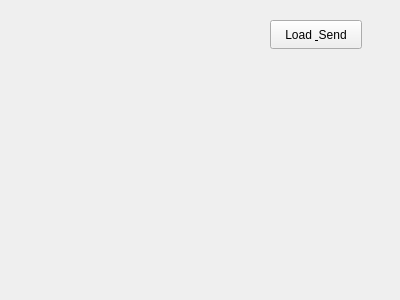
<?xml version="1.0" encoding="UTF-8"?>
<ui version="4.0">
 <class>pyImgDec</class>
 <widget class="QWidget" name="pyImgDec">
  <property name="geometry">
   <rect>
    <x>0</x>
    <y>0</y>
    <width>400</width>
    <height>300</height>
   </rect>
  </property>
  <property name="windowTitle">
   <string>Image Decoder</string>
  </property>
  <widget class="QPushButton" name="pbLoadSend">
   <property name="geometry">
    <rect>
     <x>270</x>
     <y>20</y>
     <width>92</width>
     <height>29</height>
    </rect>
   </property>
   <property name="text">
    <string>Load &amp; Send</string>
   </property>
  </widget>
 </widget>
 <resources/>
 <connections/>
</ui>
